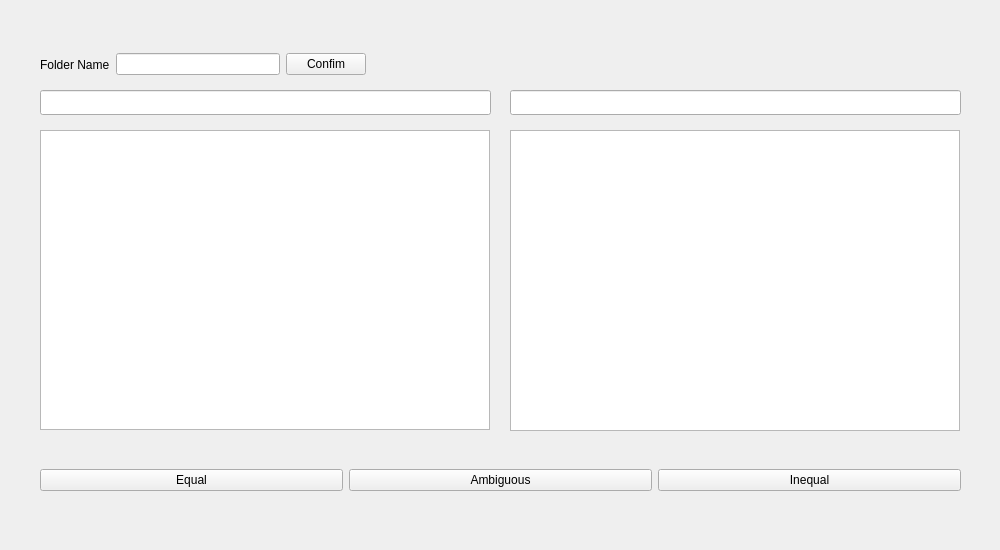
<?xml version="1.0" encoding="UTF-8"?>
<ui version="4.0">
 <class>confirm</class>
 <widget class="QWidget" name="confirm">
  <property name="geometry">
   <rect>
    <x>0</x>
    <y>0</y>
    <width>1000</width>
    <height>550</height>
   </rect>
  </property>
  <property name="windowTitle">
   <string>confirm</string>
  </property>
  <widget class="QWidget" name="layoutWidget">
   <property name="geometry">
    <rect>
     <x>40</x>
     <y>50</y>
     <width>326</width>
     <height>29</height>
    </rect>
   </property>
   <layout class="QHBoxLayout" name="horizontalLayout_2">
    <item>
     <layout class="QHBoxLayout" name="horizontalLayout">
      <item>
       <widget class="QLabel" name="label">
        <property name="text">
         <string>Folder Name</string>
        </property>
       </widget>
      </item>
      <item>
       <widget class="QLineEdit" name="f_name"/>
      </item>
      <item>
       <widget class="QPushButton" name="Confirm">
        <property name="text">
         <string>Confim</string>
        </property>
       </widget>
      </item>
     </layout>
    </item>
   </layout>
  </widget>
  <widget class="QLineEdit" name="fN1">
   <property name="geometry">
    <rect>
     <x>40</x>
     <y>90</y>
     <width>451</width>
     <height>25</height>
    </rect>
   </property>
  </widget>
  <widget class="QWidget" name="layoutWidget_2">
   <property name="geometry">
    <rect>
     <x>40</x>
     <y>450</y>
     <width>921</width>
     <height>61</height>
    </rect>
   </property>
   <layout class="QHBoxLayout" name="horizontalLayout_3">
    <item>
     <widget class="QPushButton" name="equal">
      <property name="text">
       <string>Equal</string>
      </property>
     </widget>
    </item>
    <item>
     <widget class="QPushButton" name="ambiguous">
      <property name="text">
       <string>Ambiguous</string>
      </property>
     </widget>
    </item>
    <item>
     <widget class="QPushButton" name="inequal">
      <property name="text">
       <string>Inequal</string>
      </property>
     </widget>
    </item>
   </layout>
  </widget>
  <widget class="QTableView" name="f1">
   <property name="geometry">
    <rect>
     <x>40</x>
     <y>130</y>
     <width>450</width>
     <height>300</height>
    </rect>
   </property>
  </widget>
  <widget class="QTableView" name="f2">
   <property name="geometry">
    <rect>
     <x>510</x>
     <y>130</y>
     <width>450</width>
     <height>301</height>
    </rect>
   </property>
  </widget>
  <widget class="QLineEdit" name="fN2">
   <property name="geometry">
    <rect>
     <x>510</x>
     <y>90</y>
     <width>451</width>
     <height>25</height>
    </rect>
   </property>
  </widget>
 </widget>
 <resources/>
 <connections/>
</ui>
